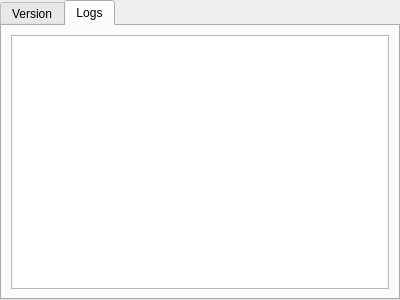
<?xml version="1.0" encoding="UTF-8"?>
<ui version="4.0">
 <class>InfoWidget</class>
 <widget class="QTabWidget" name="InfoWidget">
  <property name="geometry">
   <rect>
    <x>0</x>
    <y>0</y>
    <width>400</width>
    <height>300</height>
   </rect>
  </property>
  <property name="windowTitle">
   <string>Info</string>
  </property>
  <property name="currentIndex">
   <number>1</number>
  </property>
  <widget class="QWidget" name="tab">
   <attribute name="title">
    <string>Version</string>
   </attribute>
  </widget>
  <widget class="QWidget" name="tab">
   <attribute name="title">
    <string>Logs</string>
   </attribute>
   <layout class="QGridLayout" name="gridLayout_2">
    <item row="0" column="0">
     <widget class="QTextEdit" name="logEdit">
      <property name="font">
       <font>
        <family>Courier New</family>
        <pointsize>10</pointsize>
       </font>
      </property>
     </widget>
    </item>
   </layout>
  </widget>
 </widget>
 <resources/>
 <connections/>
</ui>
